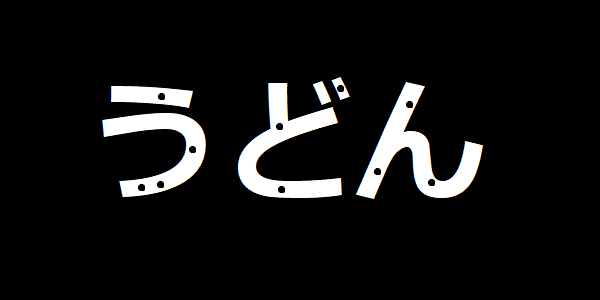
#> input picture 4Study/Python/PythonImageWorkspace/OpenCV/dilate.png, 600 x 300 px
$ jupyter execute 14_Image_Dilation.ipynb
#> lines starting #> are read from the running program, lines starting #| are printed output that depends on the picture
# 14. 이미지 변환 (팽창)

## 이미지를 확장하여 작은 구멍을 채움
흰색 영역의 외곽 픽셀 주변에 흰색을 추가

[cell 1]
import cv2
import numpy as np

kernel = np.ones((3,3),dtype=np.uint8)
#kernel

img =cv2.imread('dilate.png',cv2.IMREAD_GRAYSCALE)
#> img: shape (300, 600); min 0, max 255, mean 20.1
dilate1 = cv2.dilate(img,kernel,iterations=1) # 반복 횟수
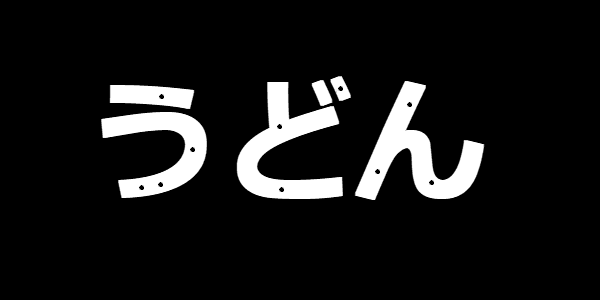
#> dilate1: shape (300, 600); min 0, max 255, mean 23.7
dilate2 = cv2.dilate(img,kernel,iterations=2) # 반복 횟수
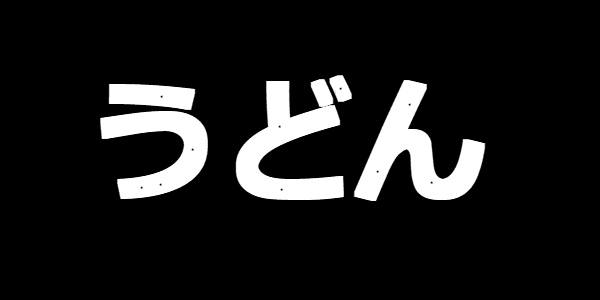
#> dilate2: shape (300, 600); min 0, max 255, mean 27.2
dilate3 = cv2.dilate(img,kernel,iterations=3) # 반복 횟수
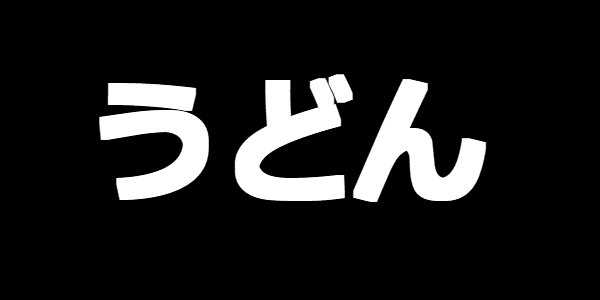
#> dilate3: shape (300, 600); min 0, max 255, mean 30.5

cv2.imshow('gray',img)
cv2.imshow('dilate1',dilate1)
cv2.imshow('dilate2',dilate2)
cv2.imshow('dilate3',dilate3)
cv2.waitKey(0)
cv2.destroyAllWindows()
